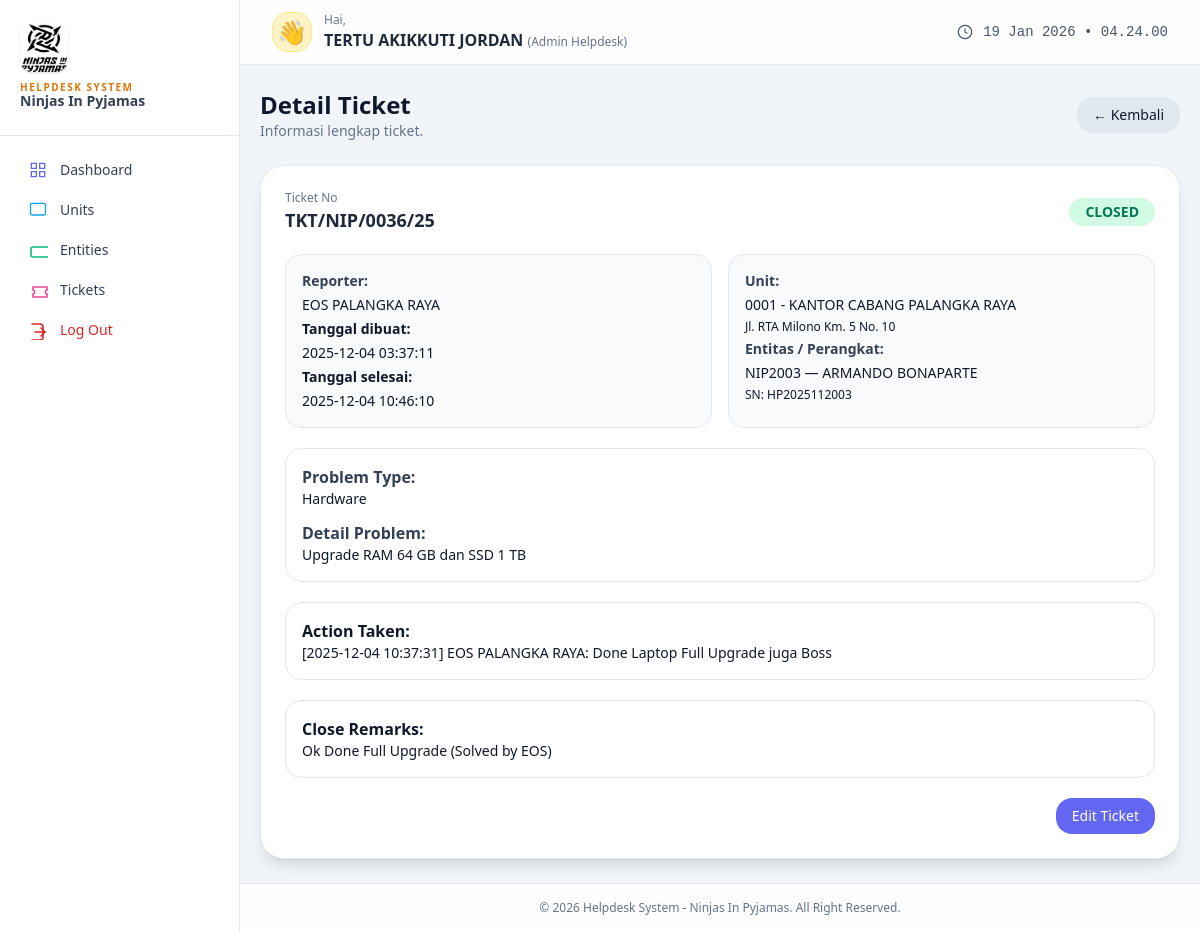
Screenshot of /engineer/tickets_detail.php?id=38 (signed in) with the database file from the repository.
### tables this page shows
CREATE TABLE `tickets` (
  `id` int(10) UNSIGNED NOT NULL,
  `ticket_no` varchar(40) NOT NULL,
  `reporter_id` int(10) UNSIGNED NOT NULL,
  `unit_id` int(10) UNSIGNED NOT NULL,
  `entity_id` int(10) UNSIGNED NOT NULL,
  `problem_type` enum('software','hardware','internet','accessories') NOT NULL,
  `problem_detail` text NOT NULL,
  `phone_number` varchar(30) DEFAULT NULL,
  `status` enum('open','waiting','confirmed','closed','cancelled') NOT NULL DEFAULT 'open',
  `action_taken` text DEFAULT NULL,
  `close_remarks` text DEFAULT NULL,
  `close_date` datetime DEFAULT NULL,
  `created_at` timestamp NOT NULL DEFAULT current_timestamp(),
  `updated_at` timestamp NOT NULL DEFAULT current_timestamp() ON UPDATE current_timestamp()
);

CREATE TABLE `users` (
  `id` int(10) UNSIGNED NOT NULL,
  `fullname` varchar(150) NOT NULL,
  `username` varchar(80) NOT NULL,
  `password` varchar(255) NOT NULL,
  `role` enum('admin','project','engineer') NOT NULL DEFAULT 'engineer',
  `status` tinyint(1) NOT NULL DEFAULT 1,
  `created_at` timestamp NOT NULL DEFAULT current_timestamp(),
  `updated_at` timestamp NOT NULL DEFAULT current_timestamp() ON UPDATE current_timestamp()
);

CREATE TABLE `units` (
  `id` int(10) UNSIGNED NOT NULL,
  `unit_id` varchar(50) NOT NULL,
  `nama_unit` varchar(200) NOT NULL,
  `alamat` text DEFAULT NULL,
  `kab_kota` varchar(100) DEFAULT NULL,
  `provinsi` varchar(100) DEFAULT NULL,
  `tat_target` int(10) UNSIGNED DEFAULT NULL,
  `entity_count` int(10) UNSIGNED NOT NULL DEFAULT 0,
  `created_at` timestamp NOT NULL DEFAULT current_timestamp(),
  `updated_at` timestamp NOT NULL DEFAULT current_timestamp() ON UPDATE current_timestamp()
);

CREATE TABLE `entities` (
  `id` int(10) UNSIGNED NOT NULL,
  `unit_id` int(10) UNSIGNED NOT NULL,
  `nama_pengguna` varchar(150) DEFAULT NULL,
  `nama_entitas` varchar(200) NOT NULL,
  `serial_number` varchar(150) DEFAULT NULL,
  `tipe_entitas` varchar(100) DEFAULT NULL,
  `brand` varchar(100) DEFAULT NULL,
  `jumlah_ticket` int(10) UNSIGNED NOT NULL DEFAULT 0,
  `created_at` timestamp NOT NULL DEFAULT current_timestamp(),
  `updated_at` timestamp NOT NULL DEFAULT current_timestamp() ON UPDATE current_timestamp()
);

### public/engineer/tickets_detail.php (the view, shortened to what this page needs)
<?php
$pdo = db();
$id = (int)($_GET['id'] ?? 0);
$stmt = $pdo->prepare("
    SELECT t.*,
           u.fullname AS reporter_name,
           e.nama_entitas, e.tipe_entitas, e.brand, e.serial_number, e.nama_pengguna,
           un.unit_id AS kode_unit, un.nama_unit, un.kab_kota, un.provinsi, un.alamat
    FROM tickets t
    LEFT JOIN users u ON t.reporter_id = u.id
    LEFT JOIN entities e ON t.entity_id = e.id
    LEFT JOIN units un ON t.unit_id = un.id
    WHERE t.id = :id
    LIMIT 1
");
$stmt->execute([':id'=>$id]);
$ticket = $stmt->fetch();
?>
<!DOCTYPE html>
<html lang="id">
<head>
<script src="https://cdn.tailwindcss.com"></script>
</head>
<body class="bg-slate-100 min-h-screen text-slate-900">
<div class="min-h-screen flex">
<?php include __DIR__."/sidebar_engineer.php"; ?>
<div class="flex-1 flex flex-col">
<?php include __DIR__."/header_engineer.php"; ?>
<main class="flex-1 px-5 py-6 fade space-y-6">
    <div class="flex items-center justify-between">
        <div>
            <h1 class="text-xl md:text-2xl font-semibold">Detail Ticket</h1>
            <p class="text-xs md:text-sm text-slate-500">Informasi lengkap ticket.</p>
        </div>
        <a href="tickets.php" class="px-4 py-2 rounded-2xl bg-slate-200 text-sm hover:bg-slate-300">← Kembali</a>
    </div>
    <div class="bg-white rounded-3xl shadow-lg border border-slate-200 p-6 space-y-5">
        <div class="flex items-center justify-between">
            <div>
                <p class="text-xs text-slate-500">Ticket No</p>
                <p class="text-lg font-semibold text-slate-800"><?= htmlspecialchars($ticket['ticket_no']); ?></p>
            </div>
            <span class="px-4 py-1 rounded-full text-sm font-semibold
                <?php
                    $status = $ticket['status'];
                    echo [
                        'open'=>'bg-indigo-100 text-indigo-700',
                        'waiting'=>'bg-amber-100 text-amber-700',
                        'confirmed'=>'bg-sky-100 text-sky-700',
                        'closed'=>'bg-emerald-100 text-emerald-700',
                        'cancelled'=>'bg-rose-100 text-rose-700'
                    ][$status] ?? 'bg-slate-100 text-slate-700';
                ?>
            "><?= strtoupper($status); ?></span>
        </div>
        <div class="grid md:grid-cols-2 gap-4">
            <div class="p-4 rounded-2xl bg-slate-50 border text-sm space-y-1">
                <p class="font-semibold text-slate-700">Reporter:</p>
                <p><?= htmlspecialchars($ticket['reporter_name'] ?? "-") ?></p>
                <p class="font-semibold mt-3">Tanggal dibuat:</p>
                <p><?= htmlspecialchars($ticket['created_at']); ?></p>
                <?php if ($ticket['close_date']): ?>
                    <p class="font-semibold mt-3">Tanggal selesai:</p>
                    <p><?= htmlspecialchars($ticket['close_date']); ?></p>
                <?php endif; ?>
            </div>
            <div class="p-4 rounded-2xl bg-slate-50 border text-sm space-y-1">
                <p class="font-semibold text-slate-700">Unit:</p>
                <p><?= htmlspecialchars($ticket['kode_unit']." - ".$ticket['nama_unit']); ?></p>
                <p class="text-xs"><?= htmlspecialchars($ticket['alamat']); ?></p>
                <p class="font-semibold mt-3 text-slate-700">Entitas / Perangkat:</p>
                <p><?= htmlspecialchars($ticket['nama_entitas']); ?> — <?= htmlspecialchars($ticket['nama_pengguna']); ?></p>
                <p class="text-xs">SN: <?= htmlspecialchars($ticket['serial_number']); ?></p>
            </div>
        </div>
        <div class="p-4 rounded-2xl bg-white border">
            <p class="font-semibold text-slate-700">Problem Type:</p>
            <p class="text-sm capitalize"><?= htmlspecialchars($ticket['problem_type']); ?></p>
            <p class="font-semibold mt-3 text-slate-700">Detail Problem:</p>
            <p class="text-sm whitespace-pre-line"><?= nl2br(htmlspecialchars($ticket['problem_detail'])); ?></p>
        </div>
        <?php if ($ticket['action_taken']): ?>
        <div class="p-4 rounded-2xl bg-white border">
            <p class="font-semibold">Action Taken:</p>
            <p class="text-sm whitespace-pre-line"><?= nl2br(htmlspecialchars($ticket['action_taken'])); ?></p>
        </div>
        <?php endif; ?>
        <?php if ($ticket['close_remarks']): ?>
        <div class="p-4 rounded-2xl bg-white border">
            <p class="font-semibold">Close Remarks:</p>
            <p class="text-sm whitespace-pre-line"><?= nl2br(htmlspecialchars($ticket['close_remarks'])); ?></p>
        </div>
        <?php endif; ?>
        <div class="flex justify-end">
            <a href="tickets_edit.php?id=<?= $ticket['id']; ?>" class="px-4 py-2 rounded-2xl bg-indigo-500 text-white text-sm hover:bg-indigo-600">Edit Ticket</a>
        </div>
    </div>
</main>
<?php include __DIR__."/footer_engineer.php"; ?>
</div>
</div>
</body>
</html>

### public/engineer/tickets_detail.php (style rules this page uses)
.fade { animation: fadeIn .7s ease forwards; }

### rows the page displays
tickets: ticket_no "TKT/NIP/0036/25", status "CLOSED", reporter.fullname "EOS PALANGKA RAYA", created_at "2025-12-04 03:37:11", close_date "2025-12-04 10:46:10", unit.nama_unit "0001 - KANTOR CABANG PALANGKA RAYA", unit.alamat "Jl. RTA Milono Km. 5 No. 10", entity.nama_entitas "NIP2003", entity.nama_pengguna "ARMANDO BONAPARTE", entity.serial_number "HP2025112003", problem_type "Hardware", problem_detail "Upgrade RAM 64 GB dan SSD 1 TB", action_taken "[2025-12-04 10:37:31] EOS PALANGKA RAYA: Done Laptop Full Upgrade juga Boss", close_remarks "Ok Done Full Upgrade (Solved by EOS)"

### other values shown
$fullname "TERTU AKIKKUTI JORDAN"
$roleLabel "Admin Helpdesk"
$year "2026"
